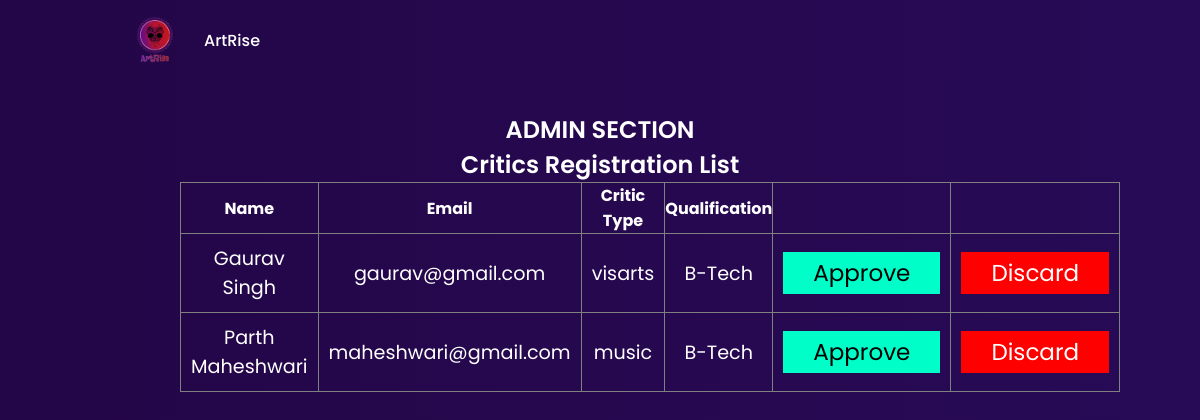
/admin/admin.php, run on the app's committed database.
### tables this page shows
CREATE TABLE `critics_request` (
  `name` varchar(25) NOT NULL,
  `email` varchar(50) NOT NULL,
  `critic_type` varchar(20) NOT NULL,
  `qualification` varchar(25) NOT NULL,
  `password` varchar(300) NOT NULL,
  `verification_code` varchar(255) NOT NULL,
  `is_verified` int(10) NOT NULL DEFAULT 0
);

### admin/admin.php (the view, shortened to what this page needs)
<?php
    include "../db_connect.php";
?>
<!DOCTYPE html>
    <html lang="en">
    <head>
        <link rel="stylesheet" href="https://cdn.jsdelivr.net/npm/boxicons@latest/css/boxicons.min.css">
        <link rel="stylesheet" href="../assets/css/styles.css">
        <link rel="stylesheet" href="admin.css">
    </head>
    <body>
        <header class="header" id="header">
            <nav class="nav container">
                <a href="#" class="nav__logo">
                    <img src="../assets/img/logo1.png" alt="" class="nav__logo-img">
                    ArtRise
                </a>
            </nav>
        </header>
        <main class="main">
            <section class="section category">
                <div class="data" id="admin">
                    <h1 class="welcome">ADMIN SECTION</h1>
                    <h2>Critics Registration List</h2>
                    <table border="1" cellpadding="0">
                        <?php
                            $sql="SELECT * from critics_request;";
                            $result=mysqli_query($conn, $sql);
                            if(mysqli_num_rows($result) > 0)
                            {
                                echo
                                '<thead>
                                    <tr>
                                        <th>Name</th>
                                        <th>Email</th>
                                        <th>Critic Type</th>
                                        <th>Qualification</th>
                                        <th></th>
                                        <th></th>
                                    </tr>
                                </thead>';
                                while($row = mysqli_fetch_array($result))
                                {
                                    echo "<tr>" .
                                    "<td>" . $row["name"]. "</td>".
                                    "<td>" . $row["email"]. "</td>".
                                    "<td>" . $row["critic_type"]. "</td>".
                                    "<td>" . $row["qualification"]. "</td>".
                                    "<td> <a href='admin.php?id=".$row['email']."'
                                            class='approve'>Approve</a>
                                    </td>".
                                    "<td> <a href='admin.php?id1=".$row['email']."'
                                            class='discard'>Discard</a>
                                    </td>".
                                    "</tr>";
                                }
                            }
                            else
                                echo '<h3>No works as of now!!!</h3>';
                        ?>
                    </table>
                </div>
            </section>
        </main>
    </body>
</html>

### assets/css/styles.css (style rules this page uses)
:root { --header-height: 3.5rem; --hue: 14; --first-color: hsl(var(--hue), 91%, 54%); --first-color-alt: hsl(var(--hue), 91%, 50%); --title-color: hsl(var(--hue), 4%, 100%); --text-color: hsl(var(--hue), 4%, 85%); --text-color-light: hsl(var(--hue), 4%, 55%); --body-color: linear-gradient(90deg, hsl(267, 85%, 15%) 0%, hsl(263, 78%, 19%) 100%); --container-color: linear-gradient(136deg, hwb(260 3% 80%) 0%, hsl(266, 48%, 16%) 100%); --body-font: 'Poppins', sans-serif; --biggest-font-size: 2rem; --h1-font-size: 1.5rem; --h2-font-size: 1.25rem; --h3-font-size: 1rem; --normal-font-size: .938rem; --small-font-size: .813rem; --smaller-font-size: .75rem; --font-medium: 500; --font-semi-bold: 600; --font-black: 900; --mb-0-25: .25rem; --mb-0-5: .5rem; --mb-0-75: .75rem; --mb-1: 1rem; --mb-1-5: 1.5rem; --mb-2: 2rem; --mb-2-5: 2.5rem; --z-tooltip: 10; --z-fixed: 100; }
@media screen and (min-width: 992px) { :root { --biggest-font-size: 4rem; --h1-font-size: 2.25rem; --h2-font-size: 1.5rem; --h3-font-size: 1.25rem; --normal-font-size: 1rem; --small-font-size: .875rem; --smaller-font-size: .813rem; } }
* { box-sizing: border-box; padding: 0; margin: 0; }
html { scroll-behavior: smooth; }
body { margin: var(--header-height) 0 0 0; font-family: var(--body-font); font-size: var(--normal-font-size); background: var(--body-color); color: var(--text-color); }
h1,h2,h3,h4 { color: var(--title-color); font-weight: var(--font-semi-bold); }
a { text-decoration: none; }
img { max-width: 100%; height: auto; }
.section { padding: 4.5rem 0 2rem; }
.container { max-width: 968px; margin-left: var(--mb-1-5); margin-right: var(--mb-1-5); }
.main { overflow: hidden; }
.header { width: 100%; background: var(--body-color); position: fixed; top: 0; left: 0; z-index: var(--z-fixed); }
.nav { height: var(--header-height); display: flex; justify-content: space-between; align-items: center; }
.nav__logo { display: flex; align-items: center; column-gap: .5rem; font-weight: var(--font-medium); }
.nav__logo-img { width: 5rem; }
.nav__link, .nav__logo, .nav__toggle, .nav__close { color: var(--title-color); }
@media screen and (min-width: 767px) { body { margin: 0; } }
@media screen and (min-width: 767px) { .section { padding: 7rem 0 2rem; } }
@media screen and (min-width: 767px) { .nav { height: calc(var(--header-height) + 1.5rem); } }
@media screen and (min-width: 992px) { .container { margin-left: auto; margin-right: auto; } }

### admin/admin.css (style rules this page uses)
#admin { text-align: center; justify-content: center; width: 70%; margin: auto; }
table { border-collapse: collapse; width: 100%; margin: auto; text-align: center; }
table th { color: #fff; }
table td { color: #fff; font-size: 1.2em; padding: 10px; text-align: center; }
.approve { background: #00ffc8; color: rgb(0, 0, 0); font-size: 1.2em; padding: 5px 30px; text-decoration: none; }
.discard { background: #ff0000; color: rgb(255, 255, 255); font-size: 1.2em; padding: 5px 30px; text-decoration: none; }

### data on the page
critics_request: name "Gaurav Singh", email "gaurav@gmail.com", critic_type "visarts", qualification "B-Tech"
critics_request: name "Parth Maheshwari", email "maheshwari@gmail.com", critic_type "music", qualification "B-Tech"
